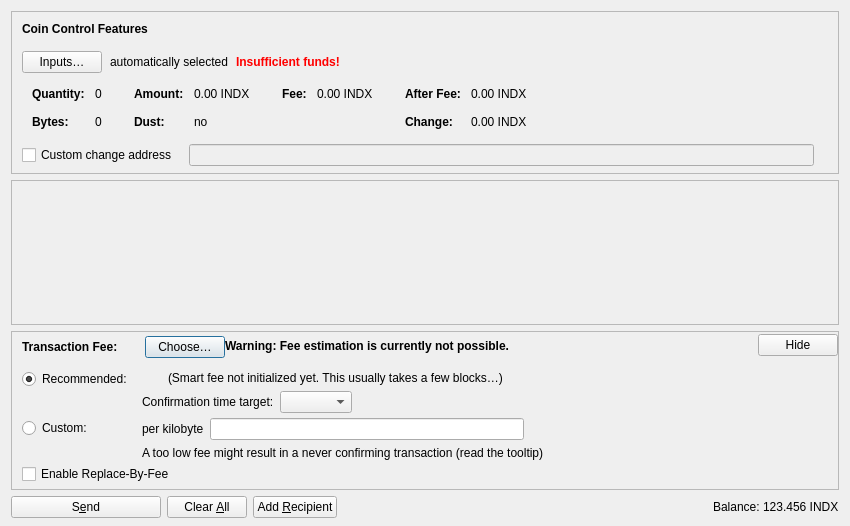
<?xml version="1.0" encoding="UTF-8"?>
<ui version="4.0">
 <class>SendCoinsDialog</class>
 <widget class="QDialog" name="SendCoinsDialog">
  <property name="geometry">
   <rect>
    <x>0</x>
    <y>0</y>
    <width>850</width>
    <height>526</height>
   </rect>
  </property>
  <property name="windowTitle">
   <string>Send Coins</string>
  </property>
  <layout class="QVBoxLayout" name="verticalLayout" stretch="0,1,0,0">
   <property name="bottomMargin">
    <number>8</number>
   </property>
   <item>
    <widget class="QFrame" name="frameCoinControl">
     <property name="sizePolicy">
      <sizepolicy hsizetype="Expanding" vsizetype="Expanding">
       <horstretch>0</horstretch>
       <verstretch>0</verstretch>
      </sizepolicy>
     </property>
     <property name="maximumSize">
      <size>
       <width>16777215</width>
       <height>16777215</height>
      </size>
     </property>
     <property name="frameShape">
      <enum>QFrame::StyledPanel</enum>
     </property>
     <property name="frameShadow">
      <enum>QFrame::Sunken</enum>
     </property>
     <layout class="QVBoxLayout" name="verticalLayoutCoinControl2">
      <property name="spacing">
       <number>0</number>
      </property>
      <property name="leftMargin">
       <number>0</number>
      </property>
      <property name="topMargin">
       <number>0</number>
      </property>
      <property name="rightMargin">
       <number>0</number>
      </property>
      <property name="bottomMargin">
       <number>6</number>
      </property>
      <item>
       <layout class="QVBoxLayout" name="verticalLayoutCoinControl" stretch="0,0,0,0,1">
        <property name="spacing">
         <number>0</number>
        </property>
        <property name="leftMargin">
         <number>10</number>
        </property>
        <property name="topMargin">
         <number>10</number>
        </property>
        <item>
         <layout class="QHBoxLayout" name="horizontalLayoutCoinControl1">
          <property name="bottomMargin">
           <number>15</number>
          </property>
          <item>
           <widget class="QLabel" name="labelCoinControlFeatures">
            <property name="sizePolicy">
             <sizepolicy hsizetype="Preferred" vsizetype="Maximum">
              <horstretch>0</horstretch>
              <verstretch>0</verstretch>
             </sizepolicy>
            </property>
            <property name="font">
             <font>
              <weight>75</weight>
              <bold>true</bold>
             </font>
            </property>
            <property name="styleSheet">
             <string notr="true">font-weight:bold;</string>
            </property>
            <property name="text">
             <string>Coin Control Features</string>
            </property>
           </widget>
          </item>
         </layout>
        </item>
        <item>
         <layout class="QHBoxLayout" name="horizontalLayoutCoinControl2" stretch="0,0,0,0">
          <property name="spacing">
           <number>8</number>
          </property>
          <property name="bottomMargin">
           <number>10</number>
          </property>
          <item>
           <widget class="QPushButton" name="pushButtonCoinControl">
            <property name="styleSheet">
             <string notr="true"/>
            </property>
            <property name="text">
             <string>Inputs…</string>
            </property>
            <property name="autoDefault">
             <bool>false</bool>
            </property>
           </widget>
          </item>
          <item>
           <widget class="QLabel" name="labelCoinControlAutomaticallySelected">
            <property name="text">
             <string>automatically selected</string>
            </property>
            <property name="margin">
             <number>5</number>
            </property>
           </widget>
          </item>
          <item>
           <widget class="QLabel" name="labelCoinControlInsuffFunds">
            <property name="font">
             <font>
              <weight>75</weight>
              <bold>true</bold>
             </font>
            </property>
            <property name="styleSheet">
             <string notr="true">color:red;font-weight:bold;</string>
            </property>
            <property name="text">
             <string>Insufficient funds!</string>
            </property>
            <property name="margin">
             <number>5</number>
            </property>
           </widget>
          </item>
          <item>
           <spacer name="horizontalSpacerCoinControl">
            <property name="orientation">
             <enum>Qt::Horizontal</enum>
            </property>
            <property name="sizeHint" stdset="0">
             <size>
              <width>40</width>
              <height>1</height>
             </size>
            </property>
           </spacer>
          </item>
         </layout>
        </item>
        <item>
         <widget class="QWidget" name="widgetCoinControl" native="true">
          <property name="sizePolicy">
           <sizepolicy hsizetype="Preferred" vsizetype="Preferred">
            <horstretch>0</horstretch>
            <verstretch>0</verstretch>
           </sizepolicy>
          </property>
          <property name="minimumSize">
           <size>
            <width>0</width>
            <height>0</height>
           </size>
          </property>
          <property name="styleSheet">
           <string notr="true"/>
          </property>
          <layout class="QHBoxLayout" name="horizontalLayoutCoinControl5">
           <property name="leftMargin">
            <number>0</number>
           </property>
           <property name="topMargin">
            <number>0</number>
           </property>
           <property name="rightMargin">
            <number>0</number>
           </property>
           <property name="bottomMargin">
            <number>0</number>
           </property>
           <item>
            <layout class="QHBoxLayout" name="horizontalLayoutCoinControl3" stretch="0,0,0,1">
             <property name="spacing">
              <number>20</number>
             </property>
             <property name="topMargin">
              <number>0</number>
             </property>
             <property name="bottomMargin">
              <number>10</number>
             </property>
             <item>
              <layout class="QFormLayout" name="formLayoutCoinControl1">
               <property name="horizontalSpacing">
                <number>10</number>
               </property>
               <property name="verticalSpacing">
                <number>14</number>
               </property>
               <property name="leftMargin">
                <number>10</number>
               </property>
               <property name="topMargin">
                <number>4</number>
               </property>
               <property name="rightMargin">
                <number>6</number>
               </property>
               <item row="0" column="0">
                <widget class="QLabel" name="labelCoinControlQuantityText">
                 <property name="font">
                  <font>
                   <weight>75</weight>
                   <bold>true</bold>
                  </font>
                 </property>
                 <property name="text">
                  <string>Quantity:</string>
                 </property>
                 <property name="margin">
                  <number>0</number>
                 </property>
                </widget>
               </item>
               <item row="0" column="1">
                <widget class="QLabel" name="labelCoinControlQuantity">
                 <property name="cursor">
                  <cursorShape>IBeamCursor</cursorShape>
                 </property>
                 <property name="contextMenuPolicy">
                  <enum>Qt::ActionsContextMenu</enum>
                 </property>
                 <property name="text">
                  <string notr="true">0</string>
                 </property>
                 <property name="margin">
                  <number>0</number>
                 </property>
                 <property name="textInteractionFlags">
                  <set>Qt::LinksAccessibleByMouse|Qt::TextSelectableByKeyboard|Qt::TextSelectableByMouse</set>
                 </property>
                </widget>
               </item>
               <item row="1" column="0">
                <widget class="QLabel" name="labelCoinControlBytesText">
                 <property name="font">
                  <font>
                   <weight>75</weight>
                   <bold>true</bold>
                  </font>
                 </property>
                 <property name="text">
                  <string>Bytes:</string>
                 </property>
                </widget>
               </item>
               <item row="1" column="1">
                <widget class="QLabel" name="labelCoinControlBytes">
                 <property name="cursor">
                  <cursorShape>IBeamCursor</cursorShape>
                 </property>
                 <property name="contextMenuPolicy">
                  <enum>Qt::ActionsContextMenu</enum>
                 </property>
                 <property name="text">
                  <string notr="true">0</string>
                 </property>
                 <property name="textInteractionFlags">
                  <set>Qt::LinksAccessibleByMouse|Qt::TextSelectableByKeyboard|Qt::TextSelectableByMouse</set>
                 </property>
                </widget>
               </item>
              </layout>
             </item>
             <item>
              <layout class="QFormLayout" name="formLayoutCoinControl2">
               <property name="horizontalSpacing">
                <number>10</number>
               </property>
               <property name="verticalSpacing">
                <number>14</number>
               </property>
               <property name="leftMargin">
                <number>6</number>
               </property>
               <property name="topMargin">
                <number>4</number>
               </property>
               <property name="rightMargin">
                <number>6</number>
               </property>
               <item row="0" column="0">
                <widget class="QLabel" name="labelCoinControlAmountText">
                 <property name="font">
                  <font>
                   <weight>75</weight>
                   <bold>true</bold>
                  </font>
                 </property>
                 <property name="text">
                  <string>Amount:</string>
                 </property>
                 <property name="margin">
                  <number>0</number>
                 </property>
                </widget>
               </item>
               <item row="0" column="1">
                <widget class="QLabel" name="labelCoinControlAmount">
                 <property name="cursor">
                  <cursorShape>IBeamCursor</cursorShape>
                 </property>
                 <property name="contextMenuPolicy">
                  <enum>Qt::ActionsContextMenu</enum>
                 </property>
                 <property name="text">
                  <string notr="true">0.00 INDX</string>
                 </property>
                 <property name="textInteractionFlags">
                  <set>Qt::LinksAccessibleByMouse|Qt::TextSelectableByKeyboard|Qt::TextSelectableByMouse</set>
                 </property>
                </widget>
               </item>
               <item row="1" column="0">
                <widget class="QLabel" name="labelCoinControlLowOutputText">
                 <property name="font">
                  <font>
                   <weight>75</weight>
                   <bold>true</bold>
                  </font>
                 </property>
                 <property name="text">
                  <string>Dust:</string>
                 </property>
                </widget>
               </item>
               <item row="1" column="1">
                <widget class="QLabel" name="labelCoinControlLowOutput">
                 <property name="cursor">
                  <cursorShape>IBeamCursor</cursorShape>
                 </property>
                 <property name="contextMenuPolicy">
                  <enum>Qt::ActionsContextMenu</enum>
                 </property>
                 <property name="text">
                  <string notr="true">no</string>
                 </property>
                 <property name="textInteractionFlags">
                  <set>Qt::LinksAccessibleByMouse|Qt::TextSelectableByKeyboard|Qt::TextSelectableByMouse</set>
                 </property>
                </widget>
               </item>
              </layout>
             </item>
             <item>
              <layout class="QFormLayout" name="formLayoutCoinControl3">
               <property name="horizontalSpacing">
                <number>10</number>
               </property>
               <property name="verticalSpacing">
                <number>14</number>
               </property>
               <property name="leftMargin">
                <number>6</number>
               </property>
               <property name="topMargin">
                <number>4</number>
               </property>
               <property name="rightMargin">
                <number>6</number>
               </property>
               <item row="0" column="0">
                <widget class="QLabel" name="labelCoinControlFeeText">
                 <property name="font">
                  <font>
                   <weight>75</weight>
                   <bold>true</bold>
                  </font>
                 </property>
                 <property name="text">
                  <string>Fee:</string>
                 </property>
                 <property name="margin">
                  <number>0</number>
                 </property>
                </widget>
               </item>
               <item row="0" column="1">
                <widget class="QLabel" name="labelCoinControlFee">
                 <property name="cursor">
                  <cursorShape>IBeamCursor</cursorShape>
                 </property>
                 <property name="contextMenuPolicy">
                  <enum>Qt::ActionsContextMenu</enum>
                 </property>
                 <property name="text">
                  <string notr="true">0.00 INDX</string>
                 </property>
                 <property name="textInteractionFlags">
                  <set>Qt::LinksAccessibleByMouse|Qt::TextSelectableByKeyboard|Qt::TextSelectableByMouse</set>
                 </property>
                </widget>
               </item>
              </layout>
             </item>
             <item>
              <layout class="QFormLayout" name="formLayoutCoinControl4">
               <property name="horizontalSpacing">
                <number>10</number>
               </property>
               <property name="verticalSpacing">
                <number>14</number>
               </property>
               <property name="leftMargin">
                <number>6</number>
               </property>
               <property name="topMargin">
                <number>4</number>
               </property>
               <property name="rightMargin">
                <number>6</number>
               </property>
               <item row="0" column="0">
                <widget class="QLabel" name="labelCoinControlAfterFeeText">
                 <property name="font">
                  <font>
                   <weight>75</weight>
                   <bold>true</bold>
                  </font>
                 </property>
                 <property name="text">
                  <string>After Fee:</string>
                 </property>
                 <property name="margin">
                  <number>0</number>
                 </property>
                </widget>
               </item>
               <item row="0" column="1">
                <widget class="QLabel" name="labelCoinControlAfterFee">
                 <property name="cursor">
                  <cursorShape>IBeamCursor</cursorShape>
                 </property>
                 <property name="contextMenuPolicy">
                  <enum>Qt::ActionsContextMenu</enum>
                 </property>
                 <property name="text">
                  <string notr="true">0.00 INDX</string>
                 </property>
                 <property name="textInteractionFlags">
                  <set>Qt::LinksAccessibleByMouse|Qt::TextSelectableByKeyboard|Qt::TextSelectableByMouse</set>
                 </property>
                </widget>
               </item>
               <item row="1" column="0">
                <widget class="QLabel" name="labelCoinControlChangeText">
                 <property name="font">
                  <font>
                   <weight>75</weight>
                   <bold>true</bold>
                  </font>
                 </property>
                 <property name="text">
                  <string>Change:</string>
                 </property>
                </widget>
               </item>
               <item row="1" column="1">
                <widget class="QLabel" name="labelCoinControlChange">
                 <property name="cursor">
                  <cursorShape>IBeamCursor</cursorShape>
                 </property>
                 <property name="contextMenuPolicy">
                  <enum>Qt::ActionsContextMenu</enum>
                 </property>
                 <property name="text">
                  <string notr="true">0.00 INDX</string>
                 </property>
                 <property name="textInteractionFlags">
                  <set>Qt::LinksAccessibleByMouse|Qt::TextSelectableByKeyboard|Qt::TextSelectableByMouse</set>
                 </property>
                </widget>
               </item>
              </layout>
             </item>
            </layout>
           </item>
          </layout>
         </widget>
        </item>
        <item>
         <layout class="QHBoxLayout" name="horizontalLayoutCoinControl4" stretch="0,0,0">
          <property name="spacing">
           <number>12</number>
          </property>
          <property name="sizeConstraint">
           <enum>QLayout::SetDefaultConstraint</enum>
          </property>
          <property name="topMargin">
           <number>5</number>
          </property>
          <property name="rightMargin">
           <number>5</number>
          </property>
          <item>
           <widget class="QCheckBox" name="checkBoxCoinControlChange">
            <property name="toolTip">
             <string>If this is activated, but the change address is empty or invalid, change will be sent to a newly generated address.</string>
            </property>
            <property name="text">
             <string>Custom change address</string>
            </property>
           </widget>
          </item>
          <item>
           <widget class="QValidatedLineEdit" name="lineEditCoinControlChange">
            <property name="enabled">
             <bool>false</bool>
            </property>
            <property name="sizePolicy">
             <sizepolicy hsizetype="Expanding" vsizetype="Fixed">
              <horstretch>0</horstretch>
              <verstretch>0</verstretch>
             </sizepolicy>
            </property>
           </widget>
          </item>
          <item>
           <widget class="QLabel" name="labelCoinControlChangeLabel">
            <property name="sizePolicy">
             <sizepolicy hsizetype="Preferred" vsizetype="Expanding">
              <horstretch>0</horstretch>
              <verstretch>0</verstretch>
             </sizepolicy>
            </property>
            <property name="minimumSize">
             <size>
              <width>0</width>
              <height>0</height>
             </size>
            </property>
            <property name="text">
             <string/>
            </property>
            <property name="margin">
             <number>3</number>
            </property>
           </widget>
          </item>
         </layout>
        </item>
        <item>
         <spacer name="verticalSpacerCoinControl">
          <property name="orientation">
           <enum>Qt::Vertical</enum>
          </property>
          <property name="sizeHint" stdset="0">
           <size>
            <width>800</width>
            <height>1</height>
           </size>
          </property>
         </spacer>
        </item>
       </layout>
      </item>
     </layout>
    </widget>
   </item>
   <item>
    <widget class="QScrollArea" name="scrollArea">
     <property name="widgetResizable">
      <bool>true</bool>
     </property>
     <widget class="QWidget" name="scrollAreaWidgetContents">
      <property name="geometry">
       <rect>
        <x>0</x>
        <y>0</y>
        <width>830</width>
        <height>104</height>
       </rect>
      </property>
      <layout class="QVBoxLayout" name="verticalLayout_2" stretch="0,1">
       <property name="leftMargin">
        <number>0</number>
       </property>
       <property name="topMargin">
        <number>0</number>
       </property>
       <property name="rightMargin">
        <number>0</number>
       </property>
       <property name="bottomMargin">
        <number>0</number>
       </property>
       <item>
        <layout class="QVBoxLayout" name="entries">
         <property name="spacing">
          <number>6</number>
         </property>
        </layout>
       </item>
       <item>
        <spacer name="verticalSpacer">
         <property name="orientation">
          <enum>Qt::Vertical</enum>
         </property>
         <property name="sizeHint" stdset="0">
          <size>
           <width>20</width>
           <height>40</height>
          </size>
         </property>
        </spacer>
       </item>
      </layout>
     </widget>
    </widget>
   </item>
   <item>
    <widget class="QFrame" name="frameFee">
     <property name="sizePolicy">
      <sizepolicy hsizetype="Expanding" vsizetype="Expanding">
       <horstretch>0</horstretch>
       <verstretch>0</verstretch>
      </sizepolicy>
     </property>
     <property name="maximumSize">
      <size>
       <width>16777215</width>
       <height>16777215</height>
      </size>
     </property>
     <property name="frameShape">
      <enum>QFrame::StyledPanel</enum>
     </property>
     <property name="frameShadow">
      <enum>QFrame::Sunken</enum>
     </property>
     <layout class="QVBoxLayout" name="verticalLayoutFee1">
      <property name="spacing">
       <number>0</number>
      </property>
      <property name="leftMargin">
       <number>0</number>
      </property>
      <property name="topMargin">
       <number>0</number>
      </property>
      <property name="rightMargin">
       <number>0</number>
      </property>
      <property name="bottomMargin">
       <number>0</number>
      </property>
      <item>
       <layout class="QVBoxLayout" name="verticalLayoutFee2" stretch="0,0,0">
        <property name="spacing">
         <number>0</number>
        </property>
        <property name="leftMargin">
         <number>10</number>
        </property>
        <property name="topMargin">
         <number>0</number>
        </property>
        <item>
         <layout class="QHBoxLayout" name="horizontalLayoutFee1">
          <property name="bottomMargin">
           <number>0</number>
          </property>
          <item>
           <layout class="QVBoxLayout" name="verticalLayoutFee7">
            <property name="spacing">
             <number>0</number>
            </property>
            <item>
             <spacer name="verticalSpacerSmartFee">
              <property name="orientation">
               <enum>Qt::Vertical</enum>
              </property>
              <property name="sizeType">
               <enum>QSizePolicy::Fixed</enum>
              </property>
              <property name="sizeHint" stdset="0">
               <size>
                <width>1</width>
                <height>4</height>
               </size>
              </property>
             </spacer>
            </item>
            <item>
             <layout class="QHBoxLayout" name="horizontalLayoutSmartFee">
              <property name="spacing">
               <number>10</number>
              </property>
              <item>
               <widget class="QLabel" name="labelFeeHeadline">
                <property name="sizePolicy">
                 <sizepolicy hsizetype="Preferred" vsizetype="Maximum">
                  <horstretch>0</horstretch>
                  <verstretch>0</verstretch>
                 </sizepolicy>
                </property>
                <property name="font">
                 <font>
                  <weight>75</weight>
                  <bold>true</bold>
                 </font>
                </property>
                <property name="styleSheet">
                 <string notr="true">font-weight:bold;</string>
                </property>
                <property name="text">
                 <string>Transaction Fee:</string>
                </property>
               </widget>
              </item>
              <item>
               <widget class="QLabel" name="labelFeeMinimized">
                <property name="text">
                 <string/>
                </property>
               </widget>
              </item>
              <item>
               <widget class="QPushButton" name="buttonChooseFee">
                <property name="text">
                 <string>Choose…</string>
                </property>
               </widget>
              </item>
             </layout>
            </item>
            <item>
             <spacer name="verticalSpacer_5">
              <property name="orientation">
               <enum>Qt::Vertical</enum>
              </property>
              <property name="sizeHint" stdset="0">
               <size>
                <width>1</width>
                <height>1</height>
               </size>
              </property>
             </spacer>
            </item>
           </layout>
          </item>
          <item>
           <widget class="QLabel" name="fallbackFeeWarningLabel">
            <property name="toolTip">
             <string>Using the fallbackfee can result in sending a transaction that will take several hours or days (or never) to confirm. Consider choosing your fee manually or wait until you have validated the complete chain.</string>
            </property>
            <property name="font">
            <font>
                <weight>75</weight>
                <bold>true</bold>
            </font>
            </property>
            <property name="text">
             <string>Warning: Fee estimation is currently not possible.</string>
            </property>
            <property name="wordWrap">
             <bool>false</bool>
            </property>
           </widget>
          </item>
          <item>
           <spacer name="horizontalSpacer_4">
            <property name="orientation">
             <enum>Qt::Horizontal</enum>
            </property>
            <property name="sizeType">
             <enum>QSizePolicy::MinimumExpanding</enum>
            </property>
            <property name="sizeHint" stdset="0">
             <size>
              <width>40</width>
              <height>20</height>
             </size>
            </property>
           </spacer>
          </item>
          <item>
           <widget class="QPushButton" name="buttonMinimizeFee">
            <property name="toolTip">
             <string>Hide transaction fee settings</string>
            </property>
            <property name="text">
             <string>Hide</string>
            </property>
           </widget>
          </item>
         </layout>
        </item>
        <item>
         <widget class="QFrame" name="frameFeeSelection">
          <layout class="QVBoxLayout" name="verticalLayoutFee12">
           <property name="spacing">
            <number>0</number>
           </property>
           <property name="leftMargin">
            <number>0</number>
           </property>
           <property name="topMargin">
            <number>0</number>
           </property>
           <property name="rightMargin">
            <number>0</number>
           </property>
           <property name="bottomMargin">
            <number>0</number>
           </property>
           <item>
            <layout class="QGridLayout" name="gridLayoutFee">
             <property name="topMargin">
              <number>10</number>
             </property>
             <property name="bottomMargin">
              <number>4</number>
             </property>
             <property name="horizontalSpacing">
              <number>10</number>
             </property>
             <property name="verticalSpacing">
              <number>4</number>
             </property>
             <item row="1" column="1">
              <layout class="QVBoxLayout" name="verticalLayoutFee8">
               <property name="spacing">
                <number>6</number>
               </property>
               <item>
                <layout class="QHBoxLayout" name="horizontalLayoutFee13">
                 <item>
                  <widget class="QLabel" name="labelCustomPerKilobyte">
                   <property name="toolTip">
                    <string>Specify a custom fee per kB (1,000 bytes) of the transaction's virtual size.

Note:  Since the fee is calculated on a per-byte basis, a fee rate of "100 satoshis per kvB" for a transaction size of 500 virtual bytes (half of 1 kvB) would ultimately yield a fee of only 50 satoshis.</string>
                   </property>
                   <property name="text">
                    <string>per kilobyte</string>
                   </property>
                  </widget>
                 </item>
                 <item>
                  <widget class="BitcoinAmountField" name="customFee"/>
                 </item>
                 <item>
                  <spacer name="horizontalSpacer_6">
                   <property name="orientation">
                    <enum>Qt::Horizontal</enum>
                   </property>
                   <property name="sizeHint" stdset="0">
                    <size>
                     <width>1</width>
                     <height>1</height>
                    </size>
                   </property>
                  </spacer>
                 </item>
                </layout>
               </item>
               <item>
                <layout class="QHBoxLayout" name="horizontalLayoutFee8">
                 <item>
                  <widget class="QLabel" name="labelCustomFeeWarning">
                   <property name="enabled">
                    <bool>true</bool>
                   </property>
                   <property name="toolTip">
                    <string>When there is less transaction volume than space in the blocks, miners as well as relaying nodes may enforce a minimum fee. Paying only this minimum fee is just fine, but be aware that this can result in a never confirming transaction once there is more demand for bitcoin transactions than the network can process.</string>
                   </property>
                   <property name="text">
                    <string>A too low fee might result in a never confirming transaction (read the tooltip)</string>
                   </property>
                  </widget>
                 </item>
                 <item>
                  <spacer name="horizontalSpacer_2">
                   <property name="orientation">
                    <enum>Qt::Horizontal</enum>
                   </property>
                   <property name="sizeHint" stdset="0">
                    <size>
                     <width>1</width>
                     <height>1</height>
                    </size>
                   </property>
                  </spacer>
                 </item>
                </layout>
               </item>
              </layout>
             </item>
             <item row="0" column="0">
              <layout class="QVBoxLayout" name="verticalLayoutFee4" stretch="0,1">
               <item>
                <widget class="QRadioButton" name="radioSmartFee">
                 <property name="text">
                  <string>Recommended:</string>
                 </property>
                 <property name="checked">
                  <bool>true</bool>
                 </property>
                 <attribute name="buttonGroup">
                  <string notr="true">groupFee</string>
                 </attribute>
                </widget>
               </item>
               <item>
                <spacer name="verticalSpacer_2">
                 <property name="orientation">
                  <enum>Qt::Vertical</enum>
                 </property>
                 <property name="sizeHint" stdset="0">
                  <size>
                   <width>1</width>
                   <height>1</height>
                  </size>
                 </property>
                </spacer>
               </item>
              </layout>
             </item>
             <item row="1" column="0">
              <layout class="QVBoxLayout" name="verticalLayoutFee9" stretch="0,1">
               <item>
                <widget class="QRadioButton" name="radioCustomFee">
                 <property name="text">
                  <string>Custom:</string>
                 </property>
                 <attribute name="buttonGroup">
                  <string notr="true">groupFee</string>
                 </attribute>
                </widget>
               </item>
               <item>
                <spacer name="verticalSpacer_6">
                 <property name="orientation">
                  <enum>Qt::Vertical</enum>
                 </property>
                 <property name="sizeHint" stdset="0">
                  <size>
                   <width>1</width>
                   <height>1</height>
                  </size>
                 </property>
                </spacer>
               </item>
              </layout>
             </item>
             <item row="0" column="1">
              <layout class="QVBoxLayout" name="verticalLayoutFee3" stretch="0,0,1">
               <property name="spacing">
                <number>6</number>
               </property>
               <property name="topMargin">
                <number>2</number>
               </property>
               <item>
                <layout class="QHBoxLayout" name="horizontalLayoutFee12">
                 <item>
                  <widget class="QLabel" name="labelSmartFee">
                   <property name="text">
                    <string/>
                   </property>
                  </widget>
                 </item>
                 <item>
                  <widget class="QLabel" name="labelFeeEstimation">
                   <property name="text">
                    <string/>
                   </property>
                  </widget>
                 </item>
                 <item>
                  <widget class="QLabel" name="labelSmartFee2">
                   <property name="text">
                    <string>(Smart fee not initialized yet. This usually takes a few blocks…)</string>
                   </property>
                  </widget>
                 </item>
                 <item>
                  <spacer name="horizontalSpacer_5">
                   <property name="orientation">
                    <enum>Qt::Horizontal</enum>
                   </property>
                   <property name="sizeHint" stdset="0">
                    <size>
                     <width>1</width>
                     <height>1</height>
                    </size>
                   </property>
                  </spacer>
                 </item>
                </layout>
               </item>
               <item>
                <layout class="QHBoxLayout" name="horizontalLayoutFee9">
                 <item>
                  <layout class="QVBoxLayout" name="verticalLayoutFee6">
                   <item>
                    <widget class="QLabel" name="labelSmartFee3">
                     <property name="text">
                      <string>Confirmation time target:</string>
                     </property>
                    </widget>
                   </item>
                  </layout>
                 </item>
                 <item>
                  <layout class="QVBoxLayout" name="verticalLayoutFee5">
                   <property name="rightMargin">
                    <number>30</number>
                   </property>
                   <item>
                    <layout class="QHBoxLayout" name="horizontalLayoutConfTarget">
                     <property name="bottomMargin">
                      <number>0</number>
                     </property>
                     <item>
                      <widget class="QComboBox" name="confTargetSelector"/>
                     </item>
                     <item>
                      <spacer name="horizontalSpacerConfTarget">
                       <property name="orientation">
                        <enum>Qt::Horizontal</enum>
                       </property>
                       <property name="sizeHint" stdset="0">
                        <size>
                         <width>40</width>
                         <height>20</height>
                        </size>
                       </property>
                      </spacer>
                     </item>
                    </layout>
                   </item>
                  </layout>
                 </item>
                </layout>
               </item>
               <item>
                <spacer name="verticalSpacer_4">
                 <property name="orientation">
                  <enum>Qt::Vertical</enum>
                 </property>
                 <property name="sizeHint" stdset="0">
                  <size>
                   <width>1</width>
                   <height>1</height>
                  </size>
                 </property>
                </spacer>
               </item>
              </layout>
             </item>
            </layout>
           </item>
           <item>
            <widget class="QCheckBox" name="optInRBF">
             <property name="text">
              <string>Enable Replace-By-Fee</string>
             </property>
             <property name="toolTip">
              <string>With Replace-By-Fee (BIP-125) you can increase a transaction's fee after it is sent. Without this, a higher fee may be recommended to compensate for increased transaction delay risk.</string>
             </property>
            </widget>
           </item>
          </layout>
         </widget>
        </item>
        <item>
         <spacer name="verticalSpacerFee">
          <property name="orientation">
           <enum>Qt::Vertical</enum>
          </property>
          <property name="sizeHint" stdset="0">
           <size>
            <width>40</width>
            <height>5</height>
           </size>
          </property>
         </spacer>
        </item>
       </layout>
      </item>
     </layout>
    </widget>
   </item>
   <item>
    <layout class="QHBoxLayout" name="horizontalLayout">
     <item>
      <widget class="QPushButton" name="sendButton">
       <property name="minimumSize">
        <size>
         <width>150</width>
         <height>0</height>
        </size>
       </property>
       <property name="toolTip">
        <string>Confirm the send action</string>
       </property>
       <property name="text">
        <string>S&amp;end</string>
       </property>
       <property name="icon">
        <iconset resource="../bitcoin.qrc">
         <normaloff>:/icons/send</normaloff>:/icons/send</iconset>
       </property>
       <property name="autoDefault">
        <bool>false</bool>
       </property>
       <property name="default">
        <bool>false</bool>
       </property>
      </widget>
     </item>
     <item>
      <widget class="QPushButton" name="clearButton">
       <property name="sizePolicy">
        <sizepolicy hsizetype="Minimum" vsizetype="Fixed">
         <horstretch>0</horstretch>
         <verstretch>0</verstretch>
        </sizepolicy>
       </property>
       <property name="toolTip">
        <string>Clear all fields of the form.</string>
       </property>
       <property name="text">
        <string>Clear &amp;All</string>
       </property>
       <property name="icon">
        <iconset resource="../bitcoin.qrc">
         <normaloff>:/icons/remove</normaloff>:/icons/remove</iconset>
       </property>
       <property name="autoDefault">
        <bool>false</bool>
       </property>
      </widget>
     </item>
     <item>
      <widget class="QPushButton" name="addButton">
       <property name="toolTip">
        <string>Send to multiple recipients at once</string>
       </property>
       <property name="text">
        <string>Add &amp;Recipient</string>
       </property>
       <property name="icon">
        <iconset resource="../bitcoin.qrc">
         <normaloff>:/icons/add</normaloff>:/icons/add</iconset>
       </property>
       <property name="autoDefault">
        <bool>false</bool>
       </property>
      </widget>
     </item>
     <item>
      <spacer name="horizontalSpacer">
       <property name="orientation">
        <enum>Qt::Horizontal</enum>
       </property>
       <property name="sizeHint" stdset="0">
        <size>
         <width>40</width>
         <height>20</height>
        </size>
       </property>
      </spacer>
     </item>
     <item>
      <layout class="QHBoxLayout" name="horizontalLayout_2">
       <property name="spacing">
        <number>3</number>
       </property>
       <item>
        <widget class="QLabel" name="labelBalanceName">
         <property name="sizePolicy">
          <sizepolicy hsizetype="Preferred" vsizetype="Fixed">
           <horstretch>0</horstretch>
           <verstretch>0</verstretch>
          </sizepolicy>
         </property>
         <property name="text">
          <string>Balance:</string>
         </property>
        </widget>
       </item>
       <item>
        <widget class="QLabel" name="labelBalance">
         <property name="sizePolicy">
          <sizepolicy hsizetype="Preferred" vsizetype="Fixed">
           <horstretch>0</horstretch>
           <verstretch>0</verstretch>
          </sizepolicy>
         </property>
         <property name="cursor">
          <cursorShape>IBeamCursor</cursorShape>
         </property>
         <property name="text">
          <string notr="true">123.456 INDX</string>
         </property>
         <property name="textInteractionFlags">
          <set>Qt::LinksAccessibleByMouse|Qt::TextSelectableByKeyboard|Qt::TextSelectableByMouse</set>
         </property>
        </widget>
       </item>
      </layout>
     </item>
    </layout>
   </item>
  </layout>
 </widget>
 <customwidgets>
  <customwidget>
   <class>QValidatedLineEdit</class>
   <extends>QLineEdit</extends>
   <header>qt/qvalidatedlineedit.h</header>
  </customwidget>
  <customwidget>
   <class>BitcoinAmountField</class>
   <extends>QLineEdit</extends>
   <header>qt/bitcoinamountfield.h</header>
   <container>1</container>
  </customwidget>
 </customwidgets>
 <resources>
  <include location="../bitcoin.qrc"/>
 </resources>
 <connections/>
 <buttongroups>
  <buttongroup name="groupFee"/>
 </buttongroups>
</ui>
